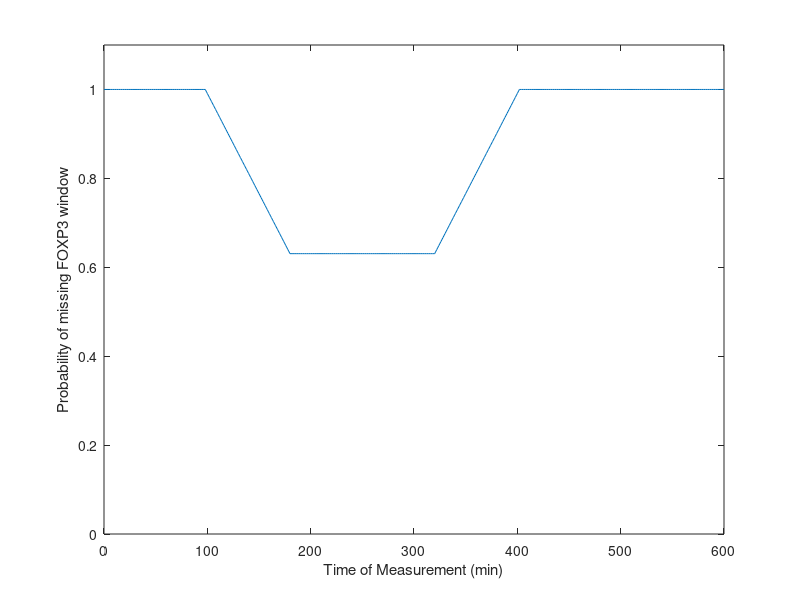

Recreate this plot in MATLAB. (Note: a time limit stopped this script after it produced the figure.)
% Script to compute optimal time-point set up for Feng's experiment
% Created on January the 11th, 2018
% Authors: stefano.magni@uni.lu, rucha.sawleker@uni.lu

close all; clear; clc;

MinTimePoint = 0;%100;
MaxTimePoint = 600;%420;
TimePointStep = 2;%20;

FOXP3WindowWIDTH = 80;

MinFOXP3WindowSTART = 100;
StepFOXP3WindowSTART = 2;%20;
MaxFOXP3WindowSTART = 320;

workingDir = pwd;

%%%%%%%%% 1 MEASUREMENT %%%%%%%%%

ProbabilitiesArrayMissing = [];
ProbabilitiesHittingArray = [];
TimesArray = [];

for MeasurementTime1 = MinTimePoint:TimePointStep:MaxTimePoint
    TimesArray = [TimesArray, MeasurementTime1];
    ProbabilityOfMissingCurrentWindowARRAY1 = [];
    ProbabilityOfHittingCurrentWindowARRAY1 = [];
    for CurrentFOXP3WindowSTART = MinFOXP3WindowSTART:StepFOXP3WindowSTART:MaxFOXP3WindowSTART
        CurrentFOXP3WindowEND = CurrentFOXP3WindowSTART + FOXP3WindowWIDTH;
        if MeasurementTime1 >= CurrentFOXP3WindowSTART & MeasurementTime1 <= CurrentFOXP3WindowEND 
            ProbabilityOfMissingCurrentWindow = 0;
        elseif MeasurementTime1 < CurrentFOXP3WindowSTART | MeasurementTime1 > CurrentFOXP3WindowEND
            ProbabilityOfMissingCurrentWindow = 1;
        else
            disp('ERROR');
        end
        ProbabilityOfMissingCurrentWindowARRAY1 = [ProbabilityOfMissingCurrentWindowARRAY1, ProbabilityOfMissingCurrentWindow];
        ProbabilityOfHittingCurrentWindowARRAY1 = [ProbabilityOfHittingCurrentWindowARRAY1, (1-ProbabilityOfMissingCurrentWindow)];
    end
    ProbabilityOfMissingALLWindows = sum(ProbabilityOfMissingCurrentWindowARRAY1)/size(ProbabilityOfMissingCurrentWindowARRAY1,2);
    ProbabilityOfHittingALLWindows = sum(ProbabilityOfHittingCurrentWindowARRAY1)/size(ProbabilityOfHittingCurrentWindowARRAY1,2);
    ProbabilitiesArrayMissing =  [ProbabilitiesArrayMissing, ProbabilityOfMissingALLWindows];
    ProbabilitiesHittingArray =  [ProbabilitiesHittingArray, ProbabilityOfHittingALLWindows];
end

MyFigure = figure;
plot(TimesArray,ProbabilitiesArrayMissing);
ylim([0,1.1]);
xlabel('Time of Measurement (min)');
ylabel('Probability of missing FOXP3 window');

filename = [sprintf('ProbabilityMissingFOXP3_1_Measurements.jpg')];
fullname = fullfile(workingDir,filename);
saveas(MyFigure,fullname);  % here you save the figure

[MinProbOfMissingALL_1_measurement, IndexOfMin] = min(ProbabilitiesArrayMissing);
CorrespondingProbOfHittingALL_1_measurement = ProbabilitiesHittingArray(IndexOfMin);

% %%%%%%%%% 2 MEASUREMENTS %%%%%%%%%
% % Since we can assume that "Measurement 1 hitting FOXP3 window" and 
% % "Measurement 2 hitting FOXP3 window" are independent random variables,
% % we can use the above computed Probability distribution for each of them,
% % and simply combine these P(A) and P(B) using the basic rules for
% % probability
% 
% % P(A and B) = P(A)xP(B)
% % P(A or B) = P(A) + P(B) - P(A and B)
% 
% % A = "missing with M1"
% % B = "missing with M2"
% % P(missing the window) = P("missing with M1" and "missing with M1")
% 
% Z = ProbabilitiesArray'*ProbabilitiesArray;
% 
% % Z = zeros(size(TimesArray,2),size(TimesArray,2))
% % Z(6,3) = 1
% % Z(6,4) = 1
% % Z(7,3) = 1
% % Z(7,4) = 1
% 
% figure;
% surf(TimesArray,TimesArray,Z)
% %plot(TimesArray,ProbabilitiesArray);
% 
% % Not reliable result, thus perhaps do it with for loop to double check.

%%%%%%%%% 2 MEASUREMENT - WITH FOR LOOPS %%%%%%%%%

ProbabilityOfMissingCurrentWindow_ALLtimepoints_MATRIX = [];

for MeasurementTime2 = MinTimePoint:TimePointStep:MaxTimePoint
    ProbabilitiesArrayMissing = []; 
    for MeasurementTime1 = MinTimePoint:TimePointStep:MaxTimePoint
        ProbabilityOfMissingCurrentWindow_ALLtimepoints_ARRAY = [];
        for CurrentFOXP3WindowSTART = MinFOXP3WindowSTART:StepFOXP3WindowSTART:MaxFOXP3WindowSTART
            CurrentFOXP3WindowEND = CurrentFOXP3WindowSTART + FOXP3WindowWIDTH;
            % Measurement 1
            if MeasurementTime1 >= CurrentFOXP3WindowSTART && MeasurementTime1 <= CurrentFOXP3WindowEND 
                ProbabilityOfMissingCurrentWindow1 = 0;
            elseif MeasurementTime1 < CurrentFOXP3WindowSTART || MeasurementTime1 > CurrentFOXP3WindowEND
                ProbabilityOfMissingCurrentWindow1 = 1;
            else
                disp('ERROR');
            end
            % Measurement 2
            if MeasurementTime2 >= CurrentFOXP3WindowSTART && MeasurementTime2 <= CurrentFOXP3WindowEND 
                ProbabilityOfMissingCurrentWindow2 = 0;
            elseif MeasurementTime2 < CurrentFOXP3WindowSTART || MeasurementTime2 > CurrentFOXP3WindowEND
                ProbabilityOfMissingCurrentWindow2 = 1;
            else
                disp('ERROR');
            end
            % Missing with both Measurement 1 and 2
            if ProbabilityOfMissingCurrentWindow1 == 1 && ProbabilityOfMissingCurrentWindow2 == 1 
                ProbabilityOfMissingCurrentWindow_ALLtimepoints = 1;
            elseif ProbabilityOfMissingCurrentWindow1 == 0 || ProbabilityOfMissingCurrentWindow2 == 0
                ProbabilityOfMissingCurrentWindow_ALLtimepoints = 0;
            else
                disp('Error!');
            end
            ProbabilityOfMissingCurrentWindow_ALLtimepoints_ARRAY = ...
                [ProbabilityOfMissingCurrentWindow_ALLtimepoints_ARRAY, ...
                ProbabilityOfMissingCurrentWindow_ALLtimepoints];
        end
        
        ProbabilityOfMissingALLWindows = sum(ProbabilityOfMissingCurrentWindow_ALLtimepoints_ARRAY)/size(ProbabilityOfMissingCurrentWindow_ALLtimepoints_ARRAY,2);
        ProbabilitiesArrayMissing =  [ProbabilitiesArrayMissing, ProbabilityOfMissingALLWindows];
    end
    ProbabilityOfMissingCurrentWindow_ALLtimepoints_MATRIX = ...
    [ProbabilityOfMissingCurrentWindow_ALLtimepoints_MATRIX; ProbabilitiesArrayMissing];
end

Z = ProbabilityOfMissingCurrentWindow_ALLtimepoints_MATRIX; % CHANGE THIS
MinProbOfMissingALL_2_measurement = min(min(Z));

figure;
%subplot(1,2,1);
colormap(flipud(parula));
surf(TimesArray,TimesArray,Z);
caxis([0 1]);
title(['Minimum of Probability = ', num2str(MinProbOfMissingALL_2_measurement)]);
xlabel('Time of Measurement A (min)');
ylabel('Time of Measurement B (min)');
zlabel('Probability of missing FOXP3 with both measurements A and B');
h = colorbar;
ylabel(h, 'Probability of missing FOXP3 with both measurements A and B')

%subplot(1,2,2);
MyFigure = figure;
colormap(flipud(parula));
contourf(TimesArray,TimesArray,Z,'LineStyle','none','LevelStep',0.001);
caxis([0 1]);
title(['Minimum of Probability = ', num2str(MinProbOfMissingALL_2_measurement)]);
%colormap([0,1,0;1,0,0]);
%colormap('winter');
xlabel('Time of Measurement A (min)');
ylabel('Time of Measurement B (min)');
h = colorbar;
ylabel(h, 'Probability of missing FOXP3 with both measurements A and B')

filename = [sprintf('ProbabilityMissingFOXP3_2_Measurements.jpg')];
fullname = fullfile(workingDir,filename);
saveas(MyFigure,fullname);  % here you save the figure


%%%%%%%%% 3 MEASUREMENT - WITH FOR LOOPS %%%%%%%%%
mkdir(workingDir,'images');

ProbabilityOfMissingCurrentWindow_ALLtimepoints_MATRIX_3 = {};

IndexTensor = 0;
for MeasurementTime3 = MinTimePoint:TimePointStep:MaxTimePoint
    ProbabilityOfMissingCurrentWindow_ALLtimepoints_MATRIX = [];
    for MeasurementTime2 = MinTimePoint:TimePointStep:MaxTimePoint
        ProbabilitiesArrayMissing = []; 
        for MeasurementTime1 = MinTimePoint:TimePointStep:MaxTimePoint
            ProbabilityOfMissingCurrentWindow_ALLtimepoints_ARRAY = [];
            for CurrentFOXP3WindowSTART = MinFOXP3WindowSTART:StepFOXP3WindowSTART:MaxFOXP3WindowSTART
                CurrentFOXP3WindowEND = CurrentFOXP3WindowSTART + FOXP3WindowWIDTH;
                % Measurement 1
                if MeasurementTime1 >= CurrentFOXP3WindowSTART && MeasurementTime1 <= CurrentFOXP3WindowEND 
                    ProbabilityOfMissingCurrentWindow1 = 0;
                elseif MeasurementTime1 < CurrentFOXP3WindowSTART || MeasurementTime1 > CurrentFOXP3WindowEND
                    ProbabilityOfMissingCurrentWindow1 = 1;
                else
                    disp('ERROR');
                end
                % Measurement 2
                if MeasurementTime2 >= CurrentFOXP3WindowSTART && MeasurementTime2 <= CurrentFOXP3WindowEND 
                    ProbabilityOfMissingCurrentWindow2 = 0;
                elseif MeasurementTime2 < CurrentFOXP3WindowSTART || MeasurementTime2 > CurrentFOXP3WindowEND
                    ProbabilityOfMissingCurrentWindow2 = 1;
                else
                    disp('ERROR');
                end
                % Measurement 3
                if MeasurementTime3 >= CurrentFOXP3WindowSTART && MeasurementTime3 <= CurrentFOXP3WindowEND 
                    ProbabilityOfMissingCurrentWindow3 = 0;
                elseif MeasurementTime3 < CurrentFOXP3WindowSTART || MeasurementTime3 > CurrentFOXP3WindowEND
                    ProbabilityOfMissingCurrentWindow3 = 1;
                else
                    disp('ERROR');
                end
                % Missing with both Measurement 1 and 2
                if ProbabilityOfMissingCurrentWindow1 == 1 && ProbabilityOfMissingCurrentWindow2 == 1 && ProbabilityOfMissingCurrentWindow3 == 1 
                    ProbabilityOfMissingCurrentWindow_ALLtimepoints = 1;
                elseif ProbabilityOfMissingCurrentWindow1 == 0 || ProbabilityOfMissingCurrentWindow2 == 0 || ProbabilityOfMissingCurrentWindow3 == 0
                    ProbabilityOfMissingCurrentWindow_ALLtimepoints = 0;
                else
                    disp('Error!');
                end
                ProbabilityOfMissingCurrentWindow_ALLtimepoints_ARRAY = ...
                    [ProbabilityOfMissingCurrentWindow_ALLtimepoints_ARRAY, ...
                    ProbabilityOfMissingCurrentWindow_ALLtimepoints];
            end

            ProbabilityOfMissingALLWindows = sum(ProbabilityOfMissingCurrentWindow_ALLtimepoints_ARRAY)/size(ProbabilityOfMissingCurrentWindow_ALLtimepoints_ARRAY,2);
            ProbabilitiesArrayMissing =  [ProbabilitiesArrayMissing, ProbabilityOfMissingALLWindows];
        end
        ProbabilityOfMissingCurrentWindow_ALLtimepoints_MATRIX = ...
        [ProbabilityOfMissingCurrentWindow_ALLtimepoints_MATRIX; ProbabilitiesArrayMissing];
    end
%     ProbabilityOfMissingCurrentWindow_ALLtimepoints_MATRIX
%     disp(' ');
    IndexTensor = IndexTensor + 1;
    ProbabilityOfMissingCurrentWindow_ALLtimepoints_MATRIX_3{IndexTensor} = ...
    ProbabilityOfMissingCurrentWindow_ALLtimepoints_MATRIX;

    Z = ProbabilityOfMissingCurrentWindow_ALLtimepoints_MATRIX; % CHANGE THIS
    MinProbOfMissingALL_CurrentWindow = min(min(Z));
    
    MyFigure = figure;
    set(MyFigure, 'Visible', 'off');
    colormap(flipud(parula));
    contourf(TimesArray,TimesArray,Z,'LineStyle','none','LevelStep',0.001);
    caxis([0 1]);
    title(['Time of Measurement C = ', num2str(IndexTensor*TimePointStep-TimePointStep) ,' min, '...
        'Minimum of Probability = ', num2str(MinProbOfMissingALL_CurrentWindow)]);
    xlabel('Time of Measurement A (min)');
    ylabel('Time of Measurement B (min)');
    h = colorbar;
    ylabel(h, 'Probability of missing FOXP3 with both measurements A, B and C');
    
    %saveas(MyFigure,['Image', num2str(IndexTensor),'.jpg']);  % here you save the figure
    filename = [sprintf('%03d',IndexTensor) '.jpg'];
    fullname = fullfile(workingDir,'images',filename);
    saveas(MyFigure,fullname);  % here you save the figure
end

%%% Make video %%%
shuttleVideo = VideoReader('shuttle.avi');
imageNames = dir(fullfile(workingDir,'images','*.jpg'));
imageNames = {imageNames.name}';
outputVideo = VideoWriter(fullfile(workingDir,'ProbabilityMissingFOXP3_3_Measurements.avi'));
SlowDown = 1.0/(2*TimePointStep);
outputVideo.FrameRate = SlowDown*shuttleVideo.FrameRate;
open(outputVideo)
for ii = 1:length(imageNames)
   img = imread(fullfile(workingDir,'images',imageNames{ii}));
   writeVideo(outputVideo,img)
end
close(outputVideo)
shuttleAviMovieAvi = VideoReader(fullfile(workingDir,'ProbabilityMissingFOXP3_3_Measurements.avi'));
ii = 1;
while hasFrame(shuttleAviMovieAvi)
   mov(ii) = im2frame(readFrame(shuttleAviMovieAvi));
   ii = ii+1;
end
%%% End video %%%

MinARRAY = [];
for i = 1:IndexTensor
    Matrix = ProbabilityOfMissingCurrentWindow_ALLtimepoints_MATRIX_3{i};
    Min2D = min(min(Matrix));
    MinARRAY = [MinARRAY, Min2D];
end
MinProbOfMissingALL_3_measurement = min(MinARRAY);


%%%%%%%%%% Probability Function of Timepoints %%%%%%%%%%

ProbabilityMISSING_ALLtimepoints_1patient = [1, MinProbOfMissingALL_1_measurement, ...
    MinProbOfMissingALL_2_measurement, MinProbOfMissingALL_3_measurement];
ProbabilityHITTING_AtLeast1Timepoint_1patient = [1,1,1,1] - ProbabilityMISSING_ALLtimepoints_1patient;
% CorrespondingProbOfHittingALL_1_measurement, ...

ProbabilityMISSING_ALLtimepoints_ALLpatients = ProbabilityMISSING_ALLtimepoints_1patient.^3;
ProbabilityHITTING_AtLeast1Timepoint_ALLpatients = ProbabilityHITTING_AtLeast1Timepoint_1patient.^3;

MyFigure = figure;
MeasurementsNumber = [0,1,2,3];

subplot(2,1,1);
plot(MeasurementsNumber,ProbabilityMISSING_ALLtimepoints_1patient,'-o', ...
    'Color','r','MarkerSize',8,'MarkerEdgeColor','r','MarkerFaceColor','r'); hold on;
plot(MeasurementsNumber,ProbabilityHITTING_AtLeast1Timepoint_1patient,'-o', ...
    'Color','g','MarkerSize',8,'MarkerEdgeColor','g','MarkerFaceColor','g'); hold off;
title('1 Patient')
xticks(MeasurementsNumber);
xlabel('Number of intermediate measurements (between 0h and 6h)');
ylabel('Probability');
legend('MINIMUM of Probability of MISSING with ALL measurements', ...
    'MAXIMUM of Probability of HITTING with AT LEAST 1 measurement');

subplot(2,1,2);
plot(MeasurementsNumber,ProbabilityMISSING_ALLtimepoints_ALLpatients,'-o', ...
    'Color','r','MarkerSize',8,'MarkerEdgeColor','r','MarkerFaceColor','r'); hold on;
plot(MeasurementsNumber,ProbabilityHITTING_AtLeast1Timepoint_ALLpatients,'-o', ...
    'Color','g','MarkerSize',8,'MarkerEdgeColor','g','MarkerFaceColor','g'); hold on;
title('3 Patients')
xticks(MeasurementsNumber);
xlabel('Number of intermediate measurements (between 0h and 6h)');
ylabel('Probability');
legend('MINIMUM of Probability of MISSING with ALL measurements for ALL 3 patients', ...
    'MAXIMUM of Probability of HITTING with AT LEAST 1 measurement for ALL 3 patients');

suptitle('Probabilities of MISSING/HITTING FOXP3 window');

filename = [sprintf('MinimumProbMissingALLFOXP3.jpg')];
fullname = fullfile(workingDir,filename);
saveas(MyFigure,fullname);  % here you save the figure

%%% Play video %%%
figure
imshow(mov(1).cdata, 'Border', 'tight')
movie(mov,100,shuttleAviMovieAvi.FrameRate)
